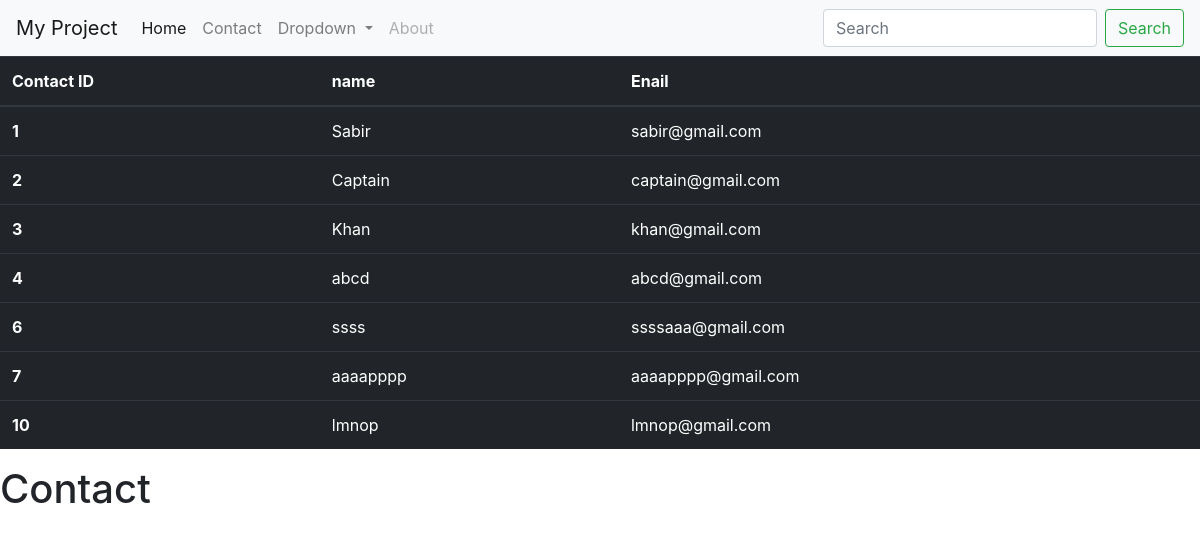
The page /home/contact/ on the database its author committed.
### jangoapp/models.py (models this page shows, shortened)
class Contact(models.Model):
    id=models.AutoField(primary_key=True)
    name=models.CharField(max_length=255)
    email=models.EmailField(max_length=255)

### jangoapp/views.py (the view)
# urls.py: path('contact/',views.contact,name="contact"),
def contact(request):
    if request.method== "POST":
        uname=request.POST['emname']
        uemail=request.POST['emmail']
        con=Contact(name=uname,email=uemail)
        con.save()
    records=Contact.objects.all()
    d={'records': records}
    return render(request,'contact.html',d)

### template/contact.html
{% extends 'base.html' %}
{% block content %}
<h1>Contact</h1>
{% endblock %}

### template/base.html (shortened to what this page needs)
<!DOCTYPE html>
<html lang="en">
<head>
    <link rel="stylesheet" href="https://maxcdn.bootstrapcdn.com/bootstrap/4.0.0/css/bootstrap.min.css">
  </head>
<body >
    <nav class="navbar navbar-expand-lg navbar-light bg-light">
        <a class="navbar-brand" href="#">My Project</a>
        <div class="collapse navbar-collapse" id="navbarSupportedContent">
          <ul class="navbar-nav mr-auto">
            <li class="nav-item active">
              <a class="nav-link" href="/home">Home <span class="sr-only">(current)</span></a>
            </li>
            <li class="nav-item">
              <a class="nav-link" href="/contact">Contact</a>
            </li>
            <li class="nav-item dropdown">
              <a class="nav-link dropdown-toggle" href="#" id="navbarDropdown" role="button" data-toggle="dropdown" aria-haspopup="true" aria-expanded="false">
                Dropdown
              </a>
            </li>
            <li class="nav-item">
              <a class="nav-link disabled" href="/test">About</a>
            </li>
          </ul>
          <form class="form-inline my-2 my-lg-0">
            <input class="form-control mr-sm-2" type="search" placeholder="Search" aria-label="Search">
            <button class="btn btn-outline-success my-2 my-sm-0" type="submit">Search</button>
          </form>
        </div>
      </nav>
      <table class="table table-dark">
        <thead>
          <tr>
            <th scope="col">Contact ID</th>
            <th scope="col">name</th>
            <th scope="col">Enail</th>
          </tr>
        </thead>
        <tbody>
          {% for data in records%}
          <tr>
            <th scope="row">{{data.id}}</th>
            <td>{{data.name}}</td>
            <td>{{data.email}}</td>
          </tr>
          {% endfor %}
        </tbody>
      </table>
</body>
</html>
{% block content %}
{% endblock %}

### rows shown on the page
Contact: id "1", name "Sabir", email "sabir@gmail.com"
Contact: id "2", name "Captain", email "captain@gmail.com"
Contact: id "3", name "Khan", email "khan@gmail.com"
Contact: id "4", name "abcd", email "abcd@gmail.com"
Contact: id "6", name "ssss", email "ssssaaa@gmail.com"
Contact: id "7", name "aaaapppp", email "aaaapppp@gmail.com"
Contact: id "10", name "lmnop", email "lmnop@gmail.com"
